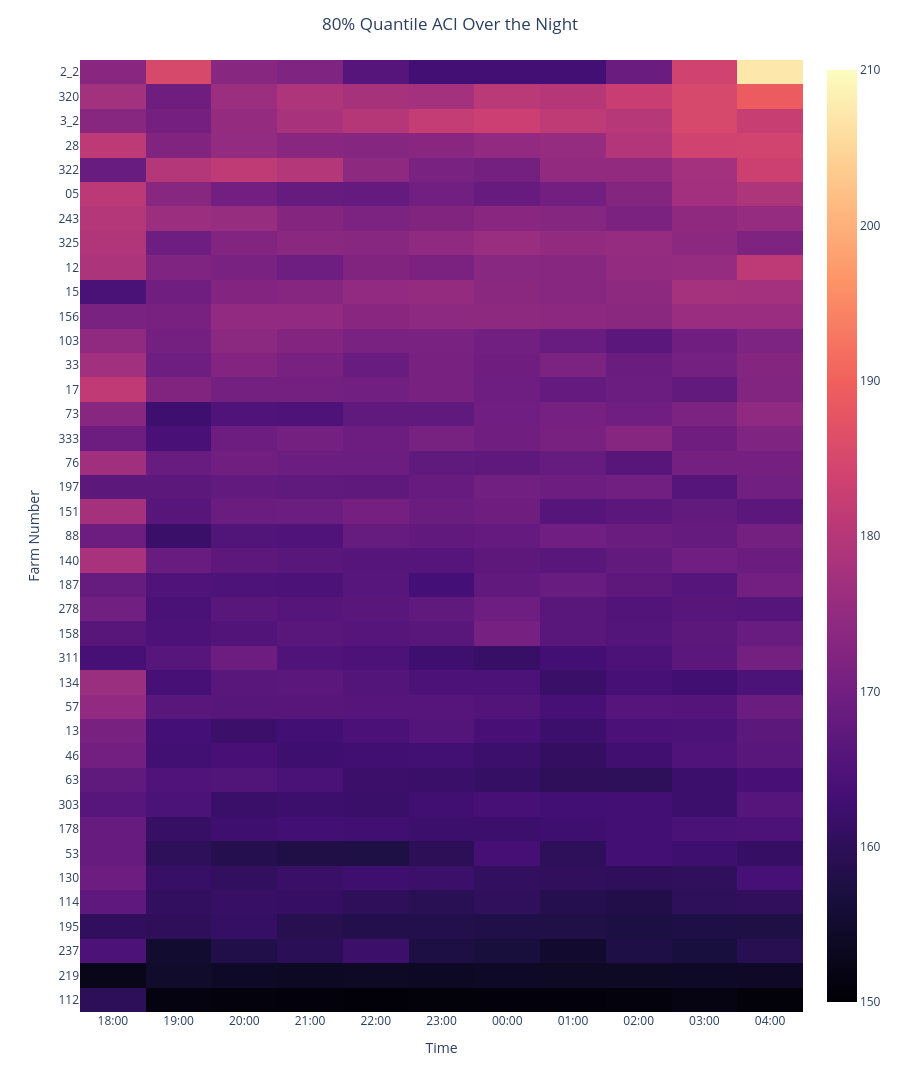

This figure's notebook cell:
### Code cell
fig = px.imshow(
    heatmap_sorted,
    color_continuous_scale="magma",
    aspect = "auto",
    range_color = [150,210]
)

fig.update_layout(
    xaxis_title="Time",
    yaxis_title="Farm Number",
    title = "80% Quantile ACI Over the Night",
    title_x = 0.5,
    height=30 * len(heatmap)
)

fig.show()

### Figure 1 — Plotly figure (JSON) as saved in the notebook; plotly's stock layout.template omitted (floating-point values rounded to 4 significant figures; data arrays with more than 128 entries replaced by an {"elided": "..."} marker saying what was removed)
{"data": [{"coloraxis": "coloraxis", "hovertemplate": "TIME_LABEL: %{x}<br>FARM NUMBER: %{y}<br>color: %{z}<extra></extra>", "name": "0", "type": "heatmap", "x": ["18:00", "19:00", "20:00", "21:00", "22:00", "23:00", "00:00", "01:00", "02:00", "03:00", "04:00"], "xaxis": "x", "y": ["2_2", "320", "3_2", "28", "322", "05", "243", "325", "12", "15", "156", "103", "33", "17", "73", "333", "76", "197", "151", "88", "140", "187", "278", "158", "311", "134", "57", "13", "46", "63", "303", "178", "53", "130", "114", "195", "237", "219", "112"], "yaxis": "y", "z": {"elided": "39x11 float values"}}], "layout": {"coloraxis": {"cmax": 210, "cmin": 150, "colorscale": [[0, "#000004"], [0.1111, "#180f3d"], [0.2222, "#440f76"], [0.3333, "#721f81"], [0.4444, "#9e2f7f"], [0.5556, "#cd4071"], [0.6667, "#f1605d"], [0.7778, "#fd9668"], [0.8889, "#feca8d"], [1, "#fcfdbf"]]}, "height": 1170, "margin": {"t": 60}, "title": {"text": "80% Quantile ACI Over the Night", "x": 0.5}, "xaxis": {"anchor": "y", "domain": [0, 1], "title": {"text": "Time"}}, "yaxis": {"anchor": "x", "autorange": "reversed", "domain": [0, 1], "title": {"text": "Farm Number"}}}}
